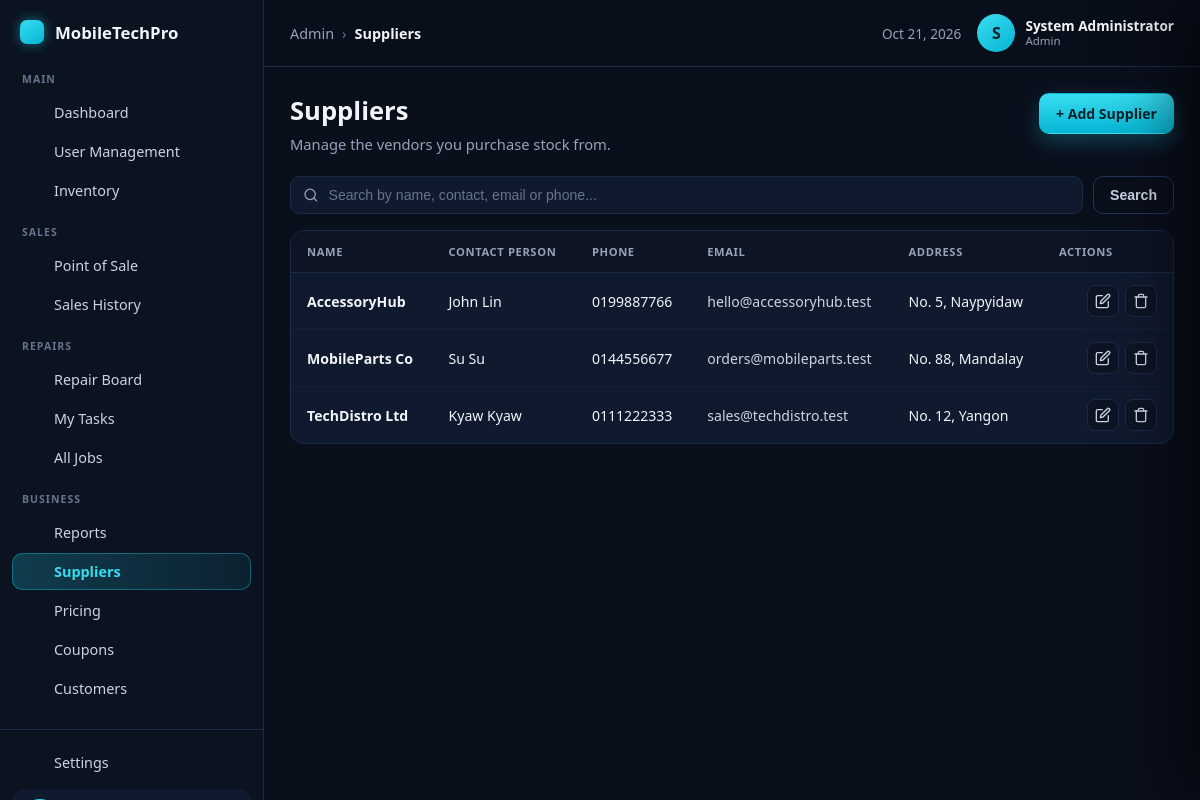
The app's page /admin/suppliers (signed in) with its own data.
### tables this page shows
CREATE TABLE suppliers (
    supplier_id    INT UNSIGNED NOT NULL AUTO_INCREMENT,
    name           VARCHAR(120) NOT NULL,
    contact_person VARCHAR(120)     NULL,
    phone          VARCHAR(30)      NULL,
    email          VARCHAR(150)     NULL,
    address        VARCHAR(255)     NULL,
    created_at     TIMESTAMP    NOT NULL DEFAULT CURRENT_TIMESTAMP,
    updated_at     TIMESTAMP    NOT NULL DEFAULT CURRENT_TIMESTAMP ON UPDATE CURRENT_TIMESTAMP,
    PRIMARY KEY (supplier_id),
    KEY idx_suppliers_name (name)
);

### app/Core/Controller.php (called while the page is built, shortened)
<?php
abstract class Controller
{
    protected function view(string $path, array $data = []): void
    {
        $file = APP_ROOT . '/app/Views/' . $path . '.php';
        extract($data, EXTR_SKIP);
        require $file;
    }
}

### app/Controllers/SupplierController.php (called while the page is built, shortened)
<?php
class SupplierController extends Controller
{
    public function index(): void
    {
        $this->renderIndex(null, null);
    }
    private function renderIndex(?array $editSupplier, ?string $panelMode): void
    {
        $flash = $_SESSION['flash'] ?? null;
        $formOld = $_SESSION['form_old'] ?? null;
        $formError = $_SESSION['form_error'] ?? null;
        $q = trim((string) ($_GET['q'] ?? ''));
        $this->view('admin/suppliers/index', [
            'user' => AuthMiddleware::user(),
            'active' => 'suppliers',
            'today' => (new DateTime('now'))->format('M j, Y'),
            'suppliers' => (new Supplier())->search($q !== '' ? $q : null),
            'q' => $q,
            'editSupplier' => $editSupplier,
            'panelMode' => $panelMode,
            'flash' => $flash,
            'formOld' => $formOld,
            'formError' => $formError,
        ]);
    }
}

### public/index.php (called while the page is built, shortened)
<?php
require APP_ROOT . '/app/Core/helpers.php';
$app = new App();
$app->get('/', [AuthController::class, 'showLogin']);
$app->get('/login', [AuthController::class, 'showLogin']);
$app->post('/login', [AuthController::class, 'login']);
$app->get('/logout', [AuthController::class, 'logout']);
$app->get('/forgot-password', [AuthController::class, 'showForgotPassword']);
$app->post('/forgot-password', [AuthController::class, 'forgotPassword']);
$app->get('/reset-password', [AuthController::class, 'showResetPassword']);
$app->post('/reset-password', [AuthController::class, 'resetPassword']);
$app->get('/admin/dashboard', [DashboardController::class, 'index']);
$app->get('/admin/users', [UserController::class, 'index']);
$app->get('/admin/users/create', [UserController::class, 'create']);
$app->post('/admin/users/create', [UserController::class, 'create']);
$app->get('/admin/users/edit/{id}', [UserController::class, 'edit']);
$app->post('/admin/users/update/{id}', [UserController::class, 'update']);
$app->post('/admin/users/toggle/{id}', [UserController::class, 'toggleStatus']);
$app->get('/admin/inventory', [InventoryController::class, 'index']);
$app->get('/admin/inventory/create', [InventoryController::class, 'create']);
$app->post('/admin/inventory/create', [InventoryController::class, 'create']);
$app->get('/admin/inventory/edit/{id}', [InventoryController::class, 'edit']);
$app->post('/admin/inventory/update/{id}', [InventoryController::class, 'update']);
$app->post('/admin/inventory/delete/{id}', [InventoryController::class, 'delete']);
$app->get('/admin/suppliers', [SupplierController::class, 'index']);
$app->get('/admin/suppliers/create', [SupplierController::class, 'create']);
$app->post('/admin/suppliers/create', [SupplierController::class, 'create']);
$app->get('/admin/suppliers/edit/{id}', [SupplierController::class, 'edit']);
$app->post('/admin/suppliers/update/{id}', [SupplierController::class, 'update']);
$app->post('/admin/suppliers/delete/{id}', [SupplierController::class, 'delete']);
$app->get('/sales/pos', [PosController::class, 'pos']);
$app->get('/sales/pos/search', [PosController::class, 'searchProducts']);
$app->post('/sales/pos/cart/add', [PosController::class, 'cartAdd']);
$app->post('/sales/pos/cart/update', [PosController::class, 'cartUpdate']);
$app->post('/sales/pos/cart/remove', [PosController::class, 'cartRemove']);
$app->get('/sales/pos/cart', [PosController::class, 'cartGet']);
$app->post('/sales/pos/coupon', [PosController::class, 'applyCoupon']);
$app->post('/sales/pos/process', [PosController::class, 'processPayment']);
$app->get('/sales/history', [SalesHistoryController::class, 'index']);
$app->get('/sales/history/view/{id}', [SalesHistoryController::class, 'show']);
$app->get('/sales/customers', [CustomerController::class, 'index']);
$app->get('/sales/customers/create', [CustomerController::class, 'create']);
$app->post('/sales/customers/create', [CustomerController::class, 'create']);
$app->get('/sales/customers/edit/{id}', [CustomerController::class, 'edit']);
$app->post('/sales/customers/update/{id}', [CustomerController::class, 'update']);
$app->post('/sales/customers/delete/{id}', [CustomerController::class, 'delete']);
$app->get('/sales/customers/view/{id}', [CustomerController::class, 'show']);
$app->get('/sales/customers/search', [CustomerController::class, 'search']);
$app->post('/sales/customers/quick-create', [CustomerController::class, 'quickCreate']);
$app->post('/sales/customers/set', [CustomerController::class, 'setCustomer']);
$app->get('/technician/board', [RepairBoardController::class, 'index']);
$app->get('/technician/board/create', [RepairBoardController::class, 'showCreateJob']);
$app->post('/technician/board/create', [RepairBoardController::class, 'createJob']);
$app->get('/technician/board/search-customer', [RepairBoardController::class, 'searchCustomer']);
$app->post('/technician/board/move', [RepairBoardController::class, 'move']);
$app->post('/technician/board/note', [RepairBoardController::class, 'note']);
$app->get('/technician/board/view/{id}', [RepairBoardController::class, 'viewJob']);
$app->post('/technician/board/update', [RepairBoardController::class, 'updateJob']);
$app->post('/technician/board/complete', [RepairBoardController::class, 'markComplete']);
$app->post('/technician/board/notify', [RepairBoardController::class, 'notifyCustomer']);
$app->get('/technician/my-tasks', [RepairBoardController::class, 'myTasks']);
$app->get('/technician/all-jobs', [RepairBoardController::class, 'allJobs']);
$app->get('/admin/reports', [ReportController::class, 'index']);
$app->get('/admin/reports/export-csv', [ReportController::class, 'exportCsv']);
$app->get('/admin/pricing', [PricingController::class, 'index']);
$app->post('/admin/pricing/update-price', [PricingController::class, 'updatePrice']);
$app->get('/admin/coupons', [CouponController::class, 'index']);
$app->get('/admin/coupons/create', [CouponController::class, 'create']);
$app->post('/admin/coupons/create', [CouponController::class, 'create']);
$app->get('/admin/coupons/edit/{id}', [CouponController::class, 'edit']);
$app->post('/admin/coupons/update/{id}', [CouponController::class, 'update']);
$app->post('/admin/coupons/delete/{id}', [CouponController::class, 'delete']);
$app->run();

### app/Core/helpers.php (called while the page is built, shortened)
<?php
if (!function_exists('e')) {
    function e($value): string
    {
        return htmlspecialchars((string) $value, ENT_QUOTES, 'UTF-8');
    }
}
if (!function_exists('base_url')) {
    function base_url(string $path = ''): string
    {
        $base = defined('BASE_URL') ? BASE_URL : '';
        return $base . '/' . ltrim($path, '/');
    }
}

### app/Config/Env.php (called while the page is built, shortened)
<?php
class Env
{
    public static function get(string $key, ?string $default = null): ?string
    {
        $env = getenv($key);
        return $env === false ? $default : $env;
    }
}

### app/Config/Database.php (called while the page is built, shortened)
<?php
class Database
{
    public static function connection(): mysqli
    {
        $host = Env::get('DB_HOST', '127.0.0.1');
        $user = Env::get('DB_USER', 'root');
        $pass = Env::get('DB_PASS', '');
        $name = Env::get('DB_NAME', 'mobiletech_pro');
        $port = (int) (Env::get('DB_PORT', '3306') ?? 3306);
        $charset = Env::get('DB_CHARSET', 'utf8mb4');
        $conn = @new mysqli($host, $user, $pass, $name, $port);
        $conn->set_charset((string) $charset);
        return $conn;
    }
}

### app/Core/Model.php (called while the page is built, shortened)
<?php
abstract class Model
{
    public function __construct()
    {
        $this->db = Database::connection();
    }
}

### app/Models/Supplier.php (called while the page is built, shortened)
<?php
class Supplier extends Model
{
    public function all(): array
    {
        $stmt = $this->db->prepare(
            'SELECT supplier_id, name, contact_person, phone, email, address FROM suppliers ORDER BY name ASC'
        );
        $stmt->execute();
        $result = $stmt->get_result();
        $rows = [];
        while ($row = $result->fetch_assoc()) {
            $rows[] = $row;
        }
        return $rows;
    }
    public function search(?string $q): array
    {
        if ($q === null || $q === '') {
            return $this->all();
        }
        $rows = [];
        return $rows;
    }
}

### app/Views/admin/suppliers/index.php (the view, shortened to what this page needs)
<!DOCTYPE html>
<html lang="en">
<head>
    <link rel="stylesheet" href="<?= e(base_url('css/dashboard.css')) ?>">
    <link rel="stylesheet" href="<?= e(base_url('css/users.css')) ?>">
</head>
<body class="dash-body">
    <div class="dash-layout">
        <?php require APP_ROOT . '/app/Views/partials/sidebar.php'; ?>
        <div class="dash-main">
            <header class="topbar">
                <nav class="breadcrumb" aria-label="Breadcrumb">
                    <span class="crumb">Admin</span>
                    <span class="crumb-sep">&rsaquo;</span>
                    <span class="crumb crumb-current">Suppliers</span>
                </nav>
                <div class="topbar-right">
                    <span class="topbar-date"><?= e($today) ?></span>
                    <div class="user-chip">
                        <span class="user-avatar" aria-hidden="true"><?= e(strtoupper(substr((string) ($user['full_name'] ?? 'U'), 0, 1))) ?></span>
                        <span class="user-meta">
                            <span class="user-name"><?= e($user['full_name'] ?? 'User') ?></span>
                            <span class="user-role"><?= e(ucwords(str_replace('_', ' ', (string) ($user['user_type'] ?? '')))) ?></span>
                        </span>
                    </div>
                </div>
            </header>
            <main class="content">
                <div class="content-head">
                    <div>
                        <h1 class="page-greeting">Suppliers</h1>
                        <p class="page-sub">Manage the vendors you purchase stock from.</p>
                    </div>
                    <div class="content-actions">
                        <a class="btn-cyan" href="<?= e(base_url('/admin/suppliers/create')) ?>">+ Add Supplier</a>
                    </div>
                </div>
                <form class="user-toolbar" method="get" action="<?= e(base_url('/admin/suppliers')) ?>">
                    <label class="toolbar-search">
                        <svg viewBox="0 0 24 24" width="16" height="16" fill="none" stroke="currentColor" stroke-width="2" stroke-linecap="round" stroke-linejoin="round" aria-hidden="true">
                            <circle cx="11" cy="11" r="8"/><line x1="21" y1="21" x2="16.65" y2="16.65"/>
                        </svg>
                        <input type="search" name="q" class="search-input" placeholder="Search by name, contact, email or phone..." value="<?= e($q) ?>">
                    </label>
                    <button type="submit" class="btn-outline">Search</button>
                </form>
                <div class="table-wrap">
                    <table class="user-table">
                        <thead>
                            <tr>
                                <th>Name</th>
                                <th>Contact Person</th>
                                <th>Phone</th>
                                <th>Email</th>
                                <th>Address</th>
                                <th class="col-actions">Actions</th>
                            </tr>
                        </thead>
                        <tbody>
                            <?php foreach ($suppliers as $s):
                                $sid = (int) $s['supplier_id'];
                            ?>
                                <tr>
                                    <td><a class="user-cell-name" href="<?= e(base_url('/admin/suppliers/edit/' . $sid)) ?>"><?= e($s['name']) ?></a></td>
                                    <td><?= e((string) ($s['contact_person'] ?? '—')) ?></td>
                                    <td><?= e((string) ($s['phone'] ?? '—')) ?></td>
                                    <td class="cell-email"><?= e((string) ($s['email'] ?? '—')) ?></td>
                                    <td><?= e((string) ($s['address'] ?? '—')) ?></td>
                                    <td class="col-actions">
                                        <div class="row-actions">
                                            <a class="icon-btn" href="<?= e(base_url('/admin/suppliers/edit/' . $sid)) ?>" aria-label="Edit supplier" title="Edit">
                                                <svg viewBox="0 0 24 24" width="16" height="16" fill="none" stroke="currentColor" stroke-width="2" stroke-linecap="round" stroke-linejoin="round" aria-hidden="true"><path d="M11 4H4a2 2 0 0 0-2 2v14a2 2 0 0 0 2 2h14a2 2 0 0 0 2-2v-7"/><path d="M18.5 2.5a2.12 2.12 0 0 1 3 3L12 15l-4 1 1-4z"/></svg>
                                            </a>
                                            <form method="post" action="<?= e(base_url('/admin/suppliers/delete/' . $sid)) ?>" data-confirm="Delete <?= e($s['name']) ?>?">
                                                <button type="submit" class="icon-btn icon-btn--danger" aria-label="Delete supplier" title="Delete">
                                                    <svg viewBox="0 0 24 24" width="16" height="16" fill="none" stroke="currentColor" stroke-width="2" stroke-linecap="round" stroke-linejoin="round" aria-hidden="true"><polyline points="3 6 5 6 21 6"/><path d="M19 6v14a2 2 0 0 1-2 2H7a2 2 0 0 1-2-2V6m3 0V4a2 2 0 0 1 2-2h4a2 2 0 0 1 2 2v2"/></svg>
                                                </button>
                                            </form>
                                        </div>
                                    </td>
                                </tr>
                            <?php endforeach; ?>
                        </tbody>
                    </table>
                </div>
            </main>
        </div>
    </div>
</body>
</html>

### app/Core/App.php (shortened to what this page needs)
<?php
class App
{
    private array $routes = [
        'GET' => [],
        'POST' => [],
    ];
    private function add(string $method, string $path, array $handler): void
    {
        $this->routes[$method][] = [
            'segments' => $this->segments($path),
            'handler' => $handler,
        ];
    }
    public function run(): void
    {
        $method = strtoupper($_SERVER['REQUEST_METHOD'] ?? 'GET');
        $requestSegments = $this->segments($this->currentPath());
        foreach ($this->routes[$method] ?? [] as $route) {
            $params = $this->match($route['segments'], $requestSegments);
            if ($params === null) {
                continue;
            }
            [$class, $action] = $route['handler'];
            $controller = new $class();
            $controller->$action(...$params);
            return;
        }
    }
    private function match(array $routeSegments, array $requestSegments): ?array
    {
        if (count($routeSegments) !== count($requestSegments)) {
            return null;
        }
        $params = [];
        foreach ($routeSegments as $i => $seg) {
            if ($seg !== $requestSegments[$i]) {
                return null;
            }
        }
        return $params;
    }
    private function segments(string $path): array
    {
        $trimmed = trim($path, '/');
        return $trimmed === '' ? [] : explode('/', $trimmed);
    }
    private function currentPath(): string
    {
        $uri = parse_url($_SERVER['REQUEST_URI'] ?? '/', PHP_URL_PATH);
        $uri = is_string($uri) ? rawurldecode($uri) : '/';
        return '/' . trim($uri, '/');
    }
}

### records on screen
suppliers: name "AccessoryHub", contact_person "John Lin", phone "0199887766", email "hello@accessoryhub.test", address "No. 5, Naypyidaw"
suppliers: name "MobileParts Co", contact_person "Su Su", phone "0144556677", email "orders@mobileparts.test", address "No. 88, Mandalay"
suppliers: name "TechDistro Ltd", contact_person "Kyaw Kyaw", phone "0111222333", email "sales@techdistro.test", address "No. 12, Yangon"

### other values on screen
$groupName "MAIN"
$item['label'] "Dashboard"
$item['label'] "User Management"
$item['label'] "Inventory"
$groupName "SALES"
$item['label'] "Point of Sale"
$item['label'] "Sales History"
$groupName "REPAIRS"
$item['label'] "Repair Board"
$item['label'] "My Tasks"
$item['label'] "All Jobs"
$groupName "BUSINESS"
$item['label'] "Reports"
$item['label'] "Suppliers"
$item['label'] "Pricing"
